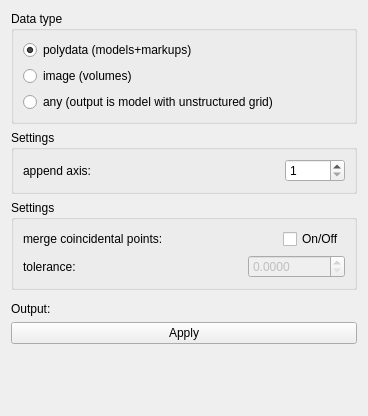
<?xml version="1.0" encoding="UTF-8"?>
<ui version="4.0">
 <class>qSlicerMergeNodesModuleWidget</class>
 <widget class="qSlicerWidget" name="qSlicerMergeNodesModuleWidget">
  <property name="geometry">
   <rect>
    <x>0</x>
    <y>0</y>
    <width>368</width>
    <height>416</height>
   </rect>
  </property>
  <property name="windowTitle">
   <string>Form</string>
  </property>
  <layout class="QVBoxLayout" name="verticalLayout">
   <item>
    <widget class="QGroupBox" name="groupBox">
     <property name="title">
      <string>Data type</string>
     </property>
     <layout class="QVBoxLayout" name="verticalLayout_2">
      <item>
       <widget class="QRadioButton" name="pdataRadioBtn">
        <property name="text">
         <string>polydata (models+markups)</string>
        </property>
        <property name="checked">
         <bool>true</bool>
        </property>
       </widget>
      </item>
      <item>
       <widget class="QRadioButton" name="imageRadioBtn">
        <property name="text">
         <string>image (volumes)</string>
        </property>
       </widget>
      </item>
      <item>
       <widget class="QRadioButton" name="anyRadioBtn">
        <property name="text">
         <string>any (output is model with unstructured grid)</string>
        </property>
       </widget>
      </item>
     </layout>
    </widget>
   </item>
   <item>
    <widget class="QGroupBox" name="appendImageSettingsGroupBox">
     <property name="title">
      <string>Settings</string>
     </property>
     <layout class="QVBoxLayout" name="verticalLayout_3">
      <item>
       <layout class="QHBoxLayout" name="horizontalLayout_2">
        <item>
         <widget class="QLabel" name="label_2">
          <property name="text">
           <string>append axis:</string>
          </property>
         </widget>
        </item>
        <item>
         <spacer name="horizontalSpacer">
          <property name="orientation">
           <enum>Qt::Horizontal</enum>
          </property>
          <property name="sizeHint" stdset="0">
           <size>
            <width>40</width>
            <height>20</height>
           </size>
          </property>
         </spacer>
        </item>
        <item>
         <widget class="QSpinBox" name="appendAxisSpinBox">
          <property name="minimumSize">
           <size>
            <width>60</width>
            <height>0</height>
           </size>
          </property>
          <property name="toolTip">
           <string>1 - X axis; 2 - Y axis; 3 - Z axis</string>
          </property>
          <property name="minimum">
           <number>1</number>
          </property>
          <property name="maximum">
           <number>3</number>
          </property>
         </widget>
        </item>
       </layout>
      </item>
     </layout>
    </widget>
   </item>
   <item>
    <widget class="QGroupBox" name="appendAnySettingsGroupBox">
     <property name="title">
      <string>Settings</string>
     </property>
     <layout class="QVBoxLayout" name="verticalLayout_4">
      <item>
       <layout class="QHBoxLayout" name="horizontalLayout_3">
        <item>
         <widget class="QLabel" name="label_3">
          <property name="text">
           <string>merge coincidental points:</string>
          </property>
         </widget>
        </item>
        <item>
         <spacer name="horizontalSpacer_2">
          <property name="orientation">
           <enum>Qt::Horizontal</enum>
          </property>
          <property name="sizeHint" stdset="0">
           <size>
            <width>40</width>
            <height>20</height>
           </size>
          </property>
         </spacer>
        </item>
        <item>
         <widget class="QCheckBox" name="mergePointsCheckBox">
          <property name="toolTip">
           <string>If the filter should merge coincidental points Note: The filter will only merge points if the ghost cell array doesn't exist</string>
          </property>
          <property name="text">
           <string>On/Off</string>
          </property>
         </widget>
        </item>
       </layout>
      </item>
      <item>
       <layout class="QHBoxLayout" name="horizontalLayout_4">
        <item>
         <widget class="QLabel" name="label_4">
          <property name="text">
           <string>tolerance:</string>
          </property>
         </widget>
        </item>
        <item>
         <spacer name="horizontalSpacer_3">
          <property name="orientation">
           <enum>Qt::Horizontal</enum>
          </property>
          <property name="sizeHint" stdset="0">
           <size>
            <width>40</width>
            <height>20</height>
           </size>
          </property>
         </spacer>
        </item>
        <item>
         <widget class="QDoubleSpinBox" name="mergePointsTolDoubleSpinBox">
          <property name="enabled">
           <bool>false</bool>
          </property>
          <property name="decimals">
           <number>4</number>
          </property>
          <property name="maximum">
           <double>999999.000000000000000</double>
          </property>
         </widget>
        </item>
       </layout>
      </item>
     </layout>
    </widget>
   </item>
   <item>
    <widget class="qSlicerMergeNodesAddSelectorWidget" name="AddSelectorWidget" native="true"/>
   </item>
   <item>
    <layout class="QHBoxLayout" name="horizontalLayout">
     <item>
      <widget class="QLabel" name="label">
       <property name="text">
        <string>Output:</string>
       </property>
      </widget>
     </item>
     <item>
      <widget class="qMRMLNodeComboBox" name="outNodeSelector">
       <property name="nodeTypes">
        <stringlist>
         <string>vtkMRMLModelNode</string>
         <string>vtkMRMLMarkupsNode</string>
        </stringlist>
       </property>
      </widget>
     </item>
    </layout>
   </item>
   <item>
    <widget class="QPushButton" name="applyBtn">
     <property name="text">
      <string>Apply</string>
     </property>
    </widget>
   </item>
   <item>
    <spacer name="verticalSpacer">
     <property name="orientation">
      <enum>Qt::Vertical</enum>
     </property>
     <property name="sizeHint" stdset="0">
      <size>
       <width>0</width>
       <height>0</height>
      </size>
     </property>
    </spacer>
   </item>
  </layout>
 </widget>
 <customwidgets>
  <customwidget>
   <class>qMRMLNodeComboBox</class>
   <extends>QWidget</extends>
   <header>qMRMLNodeComboBox.h</header>
   <container>1</container>
  </customwidget>
  <customwidget>
   <class>qSlicerWidget</class>
   <extends>QWidget</extends>
   <header>qSlicerWidget.h</header>
   <container>1</container>
  </customwidget>
  <customwidget>
   <class>qSlicerMergeNodesAddSelectorWidget</class>
   <extends>QWidget</extends>
   <header>qSlicerMergeNodesAddSelectorWidget.h</header>
   <container>1</container>
  </customwidget>
 </customwidgets>
 <resources/>
 <connections>
  <connection>
   <sender>qSlicerMergeNodesModuleWidget</sender>
   <signal>mrmlSceneChanged(vtkMRMLScene*)</signal>
   <receiver>outNodeSelector</receiver>
   <slot>setMRMLScene(vtkMRMLScene*)</slot>
   <hints>
    <hint type="sourcelabel">
     <x>161</x>
     <y>165</y>
    </hint>
    <hint type="destinationlabel">
     <x>191</x>
     <y>169</y>
    </hint>
   </hints>
  </connection>
  <connection>
   <sender>mergePointsCheckBox</sender>
   <signal>toggled(bool)</signal>
   <receiver>mergePointsTolDoubleSpinBox</receiver>
   <slot>setEnabled(bool)</slot>
   <hints>
    <hint type="sourcelabel">
     <x>290</x>
     <y>233</y>
    </hint>
    <hint type="destinationlabel">
     <x>269</x>
     <y>263</y>
    </hint>
   </hints>
  </connection>
 </connections>
</ui>
